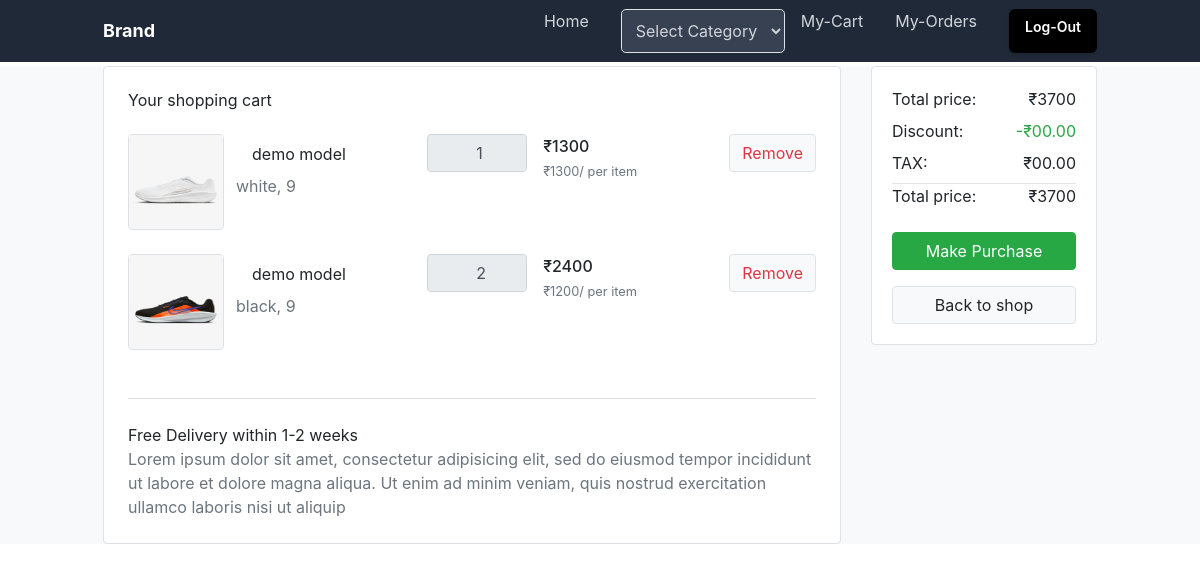
The app's page /mycart/ (signed in), older data.
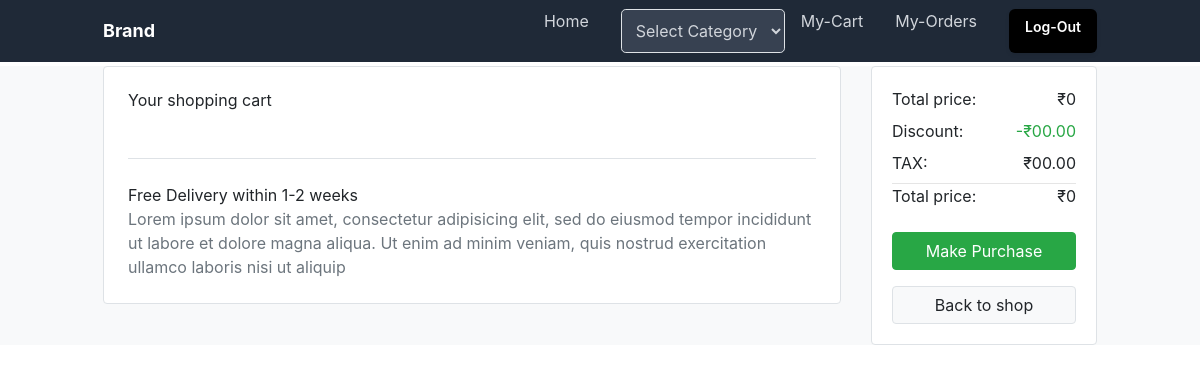
The same page, newer data.
### store/models.py (models this page shows, shortened)
class CartItems(models.Model):
    wishlist_object=models.ForeignKey(Cart,on_delete=models.CASCADE,related_name="cart_items")
    product_variant_object=models.ForeignKey(ProductVariant,on_delete=models.CASCADE)
    size_variant=models.PositiveIntegerField(null=True)
    quantity=models.PositiveIntegerField(null=True)
    total=models.PositiveIntegerField(null=True)
    is_order_placed=models.BooleanField(default=False)
    created_date=models.DateTimeField(auto_now_add=True)
    updated_date=models.DateTimeField(auto_now=True)
    is_active=models.BooleanField(default=True)

class ProductVariant(models.Model):
    product_object=models.ForeignKey(Product,on_delete=models.CASCADE,related_name='product_variant')
    color_variant=models.CharField(max_length=100,null=True)
    variant_img=models.ImageField(upload_to="variant_pictures",default="/product_pictures/default.png")
    price_variant=models.PositiveIntegerField()
    created_date=models.DateTimeField(auto_now_add=True)
    updated_date=models.DateTimeField(auto_now=True)
    is_active=models.BooleanField(default=True)

class Product(models.Model):
    title=models.CharField(max_length=200)
    description=models.TextField()
    brand_object=models.ForeignKey(Brand,on_delete=models.CASCADE)
    category_object=models.ForeignKey(Category,on_delete=models.CASCADE)
    owner=models.ForeignKey(User,on_delete=models.CASCADE,related_name="projects")
    thumbnail=models.ImageField(upload_to="product_pictures",default="/product_pictures/default.png")
    size_objects=models.ManyToManyField(Size)
    price=models.PositiveIntegerField()
    created_date=models.DateTimeField(auto_now_add=True)
    updated_date=models.DateTimeField(auto_now=True)
    is_active=models.BooleanField(default=True)
    def __str__(self):
        return self.title

### store/views.py (the view)
# urls.py: path('mycart/',views.MyCartView.as_view(),name='mycart'),
class MyCartView(View):
    def get(self,request,*args,**kwargs):
        qs=request.user.cart.cart_items.filter(is_order_placed=False)
        total=0
        for p in qs:
            total+=p.total
        return render(request,'store/my_cart.html',{'products':qs,"total":total})

### store/templates/store/my_cart.html (shortened to what this page needs)
{%extends 'store/base.html'%}
{%block main_block%}
{%load static%}
  <section class="bg-light my-1">
    <div class="container">
      <div class="row">
        <div class="col-lg-9">
          <div class="card border shadow-0">
            <div class="m-4">
              <h4 class="card-title mb-4">Your shopping cart</h4>
              {%for p in products%}
              <div class="row gy-3 mb-4">
                <div class="col-lg-5">
                  <div class="me-lg-5">
                    <div class="d-flex">
                      <img src="{{p.product_variant_object.variant_img.url}}" class="border rounded me-3" style="width: 96px; height: 96px;" />
                      <div class="">
                        <p class="nav-link">{{p.product_variant_object.product_object}}</p>
                        <p class="text-muted">{{p.product_variant_object.color_variant}}, {{p.size_variant}}</p>
                      </div>
                    </div>
                  </div>
                </div>
                <div class="col-lg-2 col-sm-6 col-6 d-flex flex-row flex-lg-column flex-xl-row text-nowrap">
                  <div class="">
                    <input disabled style="width: 100px;" class="form-control me-4" value="        {{p.quantity}}">
                  </div>
                  <div class="">
                    <text class="h6">₹{{p.total}}</text> <br />
                    <small class="text-muted text-nowrap"> ₹{{p.product_variant_object.price_variant}}/ per item </small>
                  </div>
                </div>
                <div class="col-lg col-sm-6 d-flex justify-content-sm-center justify-content-md-start justify-content-lg-center justify-content-xl-end mb-2">
                  <div class="float-md-end">
                    <a href="{%url 'cartitem-remove' p.id%}" class="btn btn-light border text-danger icon-hover-danger"> Remove</a>
                  </div>
                </div>
              </div>
              {%endfor%}
            </div>
            <div class="border-top pt-4 mx-4 mb-4">
              <p> Free Delivery within 1-2 weeks</p>
              <p class="text-muted">
                Lorem ipsum dolor sit amet, consectetur adipisicing elit, sed do eiusmod tempor incididunt ut labore et dolore magna aliqua. Ut enim ad minim veniam, quis nostrud exercitation ullamco laboris nisi ut
                aliquip
              </p>
            </div>
          </div>
        </div>
        <div class="col-lg-3">
          <div class="card shadow-0 border">
            <div class="card-body">
              <div class="d-flex justify-content-between">
                <p class="mb-2">Total price:</p>
                <p class="mb-2">₹{{total}}</p>
              </div>
              <div class="d-flex justify-content-between">
                <p class="mb-2">Discount:</p>
                <p class="mb-2 text-success">-₹00.00</p>
              </div>
              <div class="d-flex justify-content-between">
                <p class="mb-2">TAX:</p>
                <p class="mb-2">₹00.00</p>
              </div>
              <hr />
              <div class="d-flex justify-content-between">
                <p class="mb-2">Total price:</p>
                <p class="mb-2 fw-bold">₹{{total}}</p>
              </div>
              <div class="mt-3">
                <a href="{%url 'shipping-address'%}" class="btn btn-success w-100 shadow-0 mb-2"> Make Purchase </a>
                <a href="{%url 'index'%}" class="btn btn-light w-100 border mt-2"> Back to shop </a>
              </div>
            </div>
          </div>
        </div>
      </div>
    </div>
  </section>
{%endblock%}

Row changes from the older to the newer data that the page shows:
no longer on this page (row edited): CartItems: product_variant_object.variant_img (picture), product_variant_object.product_object "demo model", product_variant_object.color_variant "white", size_variant "9", quantity "1", total "1300", product_variant_object.price_variant "1300"
no longer on this page (row edited): CartItems: product_variant_object.variant_img (picture), product_variant_object.product_object "demo model", product_variant_object.color_variant "black", size_variant "9", quantity "2", total "2400", product_variant_object.price_variant "1200"
Text that changed along with them:
{{ total }}: "3700" → "0"
